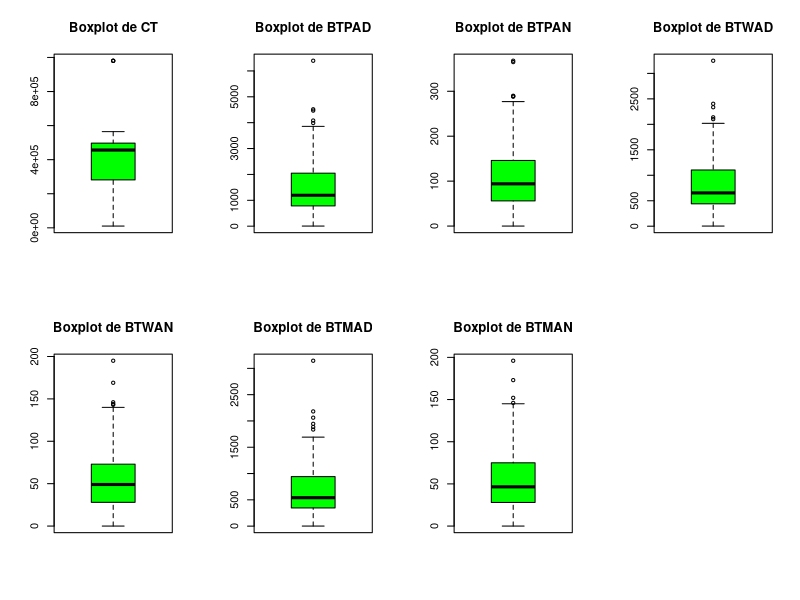
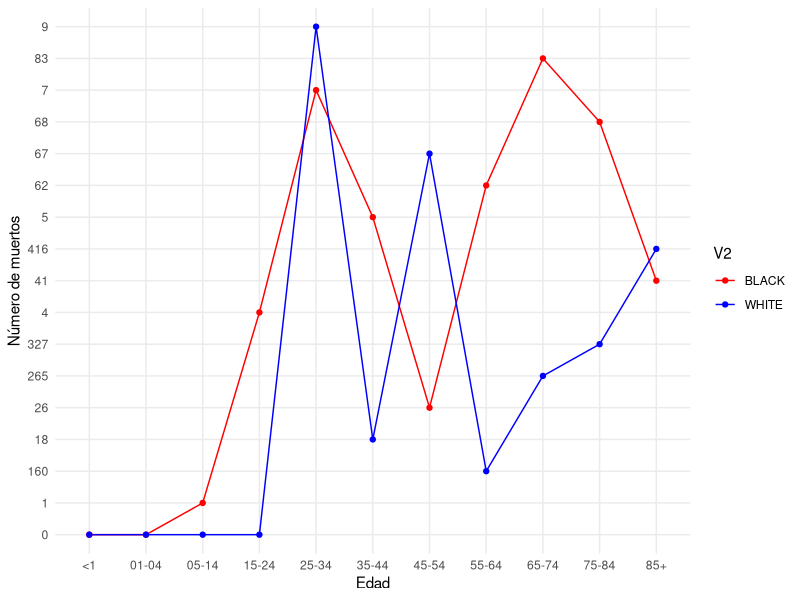
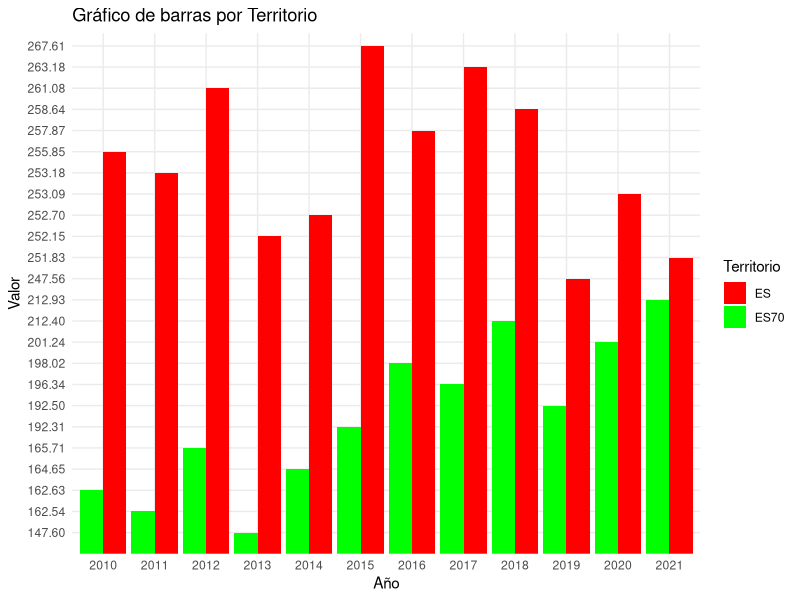
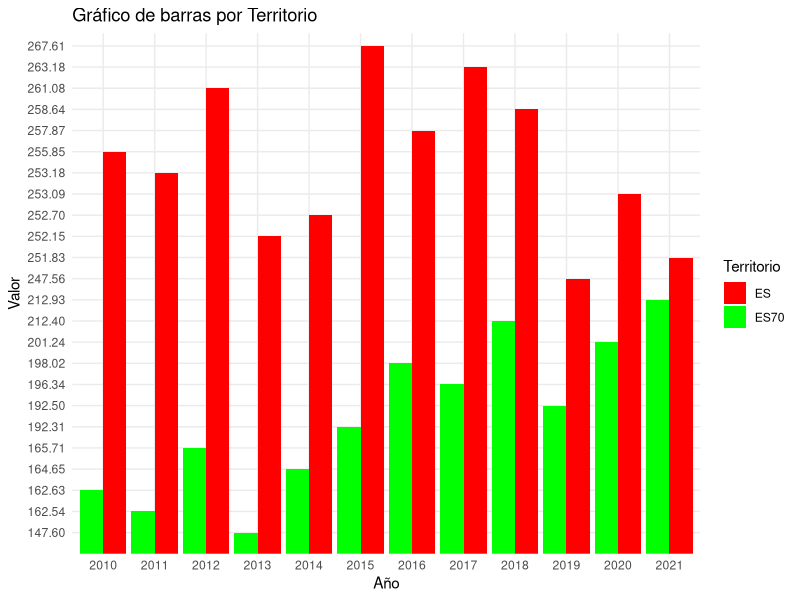

Generate these figures, in order, with R:
## ---- chunk 1
#Primero procedemos a leer el archivo CSV con la posición del archivo, además indicamos que no tienen título las columnas y su separador es ";".
datos <- read.csv("Excels/DiabetesHipertension.csv", header = FALSE, sep = ";")

# Posteriormente trasponemos los datos reorganizándolos en un formato diferente.
datos_transpuestos <- t(datos)

# Después contamos el número de filas y columnas que hay en ese formato.
num_filas <- nrow(datos)
num_columnas <- ncol(datos)

# Calculamos y creamos un vector con los datos deseados.
nuevo_vector <- unlist(datos_transpuestos)
orden_columnas <- rep(1:num_columnas, each = num_filas)
orden_filas <- rep(1:num_filas, times = num_columnas)
orden_final <- order(orden_columnas, orden_filas)

# Creamos una nueva gráfica con los vectores deseados siguiendo un diseño de matriz específico.
nueva_tabla <- data.frame(matrix(nuevo_vector[orden_final], ncol = num_columnas, byrow = TRUE))

# Asignamos los nombres de las columnas de la primera fila.
colnames(nueva_tabla) <- as.character(datos[1, ])

# Eliminamos la primera fila
nueva_tabla <- nueva_tabla[-1, ]

# Finalmente mostramos el resultado
head(nueva_tabla)
## ---- chunk 2
# La tabla anterior estaba con datos "character" por los que los pasamos a datos numéricos para poder trabajar con ellos"
copia_nueva_tabla <- as.data.frame(lapply(nueva_tabla, as.numeric))

head(copia_nueva_tabla)
## ---- chunk 3
# Ahora generaremos boxplots para cada columna
par(mfrow = c(2, 4))  # Configuramos el diseño de la gráfica.
for (col in names(copia_nueva_tabla)) { #Creamos un bucle en el que se van creando las boxplot de las columnas.
  boxplot(copia_nueva_tabla[[col]], col = "green", main = paste("Boxplot de", col))
}

## ---- chunk 4
# Leemos el archivo CSV indicandos su ruta en el código.
datos <- read.csv("Excels/mortality_county_all.csv", header = FALSE, sep = ",")

# Filtramos filas que comienzan por "Diabetes" y se encuentran en la columna "V1"
datos_filtrados <- datos[grep("Diabetes", datos$V1), ]

# Mostramos el resultado de la tabla con la información que nos interesa.
print(datos_filtrados)


## ---- chunk 5
library(ggplot2)
library(dplyr)
# Creamos un gráfico utilizando ggplot
ggplot(datos_filtrados, aes(x = V3, y = V4, color = V2, group = V2)) +
  geom_line() + #Añadimos las líneas
  geom_point() + #Añadimos los puntos
  labs(x = "Edad", y = "Número de muertos") +
  scale_color_manual(values = c("BLACK" = "red", "WHITE" = "blue")) + #Indicamos los valores y colores de cada línea/punto.
  theme_minimal() #ggplot2 nos ofrece distintas salidas visuales, elegimos esta por su simplicidad


## ---- chunk 6
library(ggplot2)
# Leemos el archivo CSV indicando la ruta en la que se encuentra
datos <- read.csv("Excels/Cardiovascular.csv", header = FALSE, sep = ",")

# Transponemos los datos para organizarlos en un formato diferente
datos_transpuestos <- t(datos)

# Calculamos el número de filas y columnas que hay realmente en el archivo comprimido.
num_filas <- nrow(datos)
num_columnas <- ncol(datos)

# Posteriormente calculamos el num total de elementos y creamos un vextor con los datos.
nuevo_vector <- unlist(datos_transpuestos)
orden_columnas <- rep(1:num_columnas, each = num_filas)
orden_filas <- rep(1:num_filas, times = num_columnas)
orden_final <- order(orden_columnas, orden_filas)

# Creamos un nuevo data frame llamado "nueva_tabla" organizando un vector en una matriz con el número de columnas indicadas.
nueva_tabla <- data.frame(matrix(nuevo_vector[orden_final], ncol = num_columnas, byrow = TRUE))

# Asignamos los nombres de las columnas con la primera fila
colnames(nueva_tabla) <- as.character(datos[1, ])

# Eliminamos la primera fila (que ahora es la cabecera de las columnas)
nueva_tabla <- nueva_tabla[-1, ]

# Filtramos las filas que tienen "Serie A" en la columna "Serie", es decir, todas las de "Enfermedades cardiovasculares".
nueva_tabla_filtrada <- subset(nueva_tabla, nueva_tabla$Serie == "Serie A")

# Finalmente mostramos el resultado.
head(nueva_tabla_filtrada)


## ---- chunk 7
# Cargar la biblioteca ggplot2

library(ggplot2)

# Resto de tu código
grafico <- ggplot(nueva_tabla_filtrada, aes(x = Year, y = Value, fill = Territorio)) +
  geom_bar(stat = "identity", position = "dodge") +
  labs(title = "Gráfico de barras por Territorio",
       x = "Año",
       y = "Valor") +
  scale_fill_manual(values = c("ES" = "red", "ES70" = "green")) +
  theme_minimal()

# Muestra el gráfico
print(grafico)

# Gráfica de barras
grafico <- ggplot(nueva_tabla_filtrada, aes(x = Year, y = Value, fill = Territorio)) +
  geom_bar(stat = "identity", position = "dodge") +
  labs(title = "Gráfico de barras por Territorio",
       x = "Año",
       y = "Valor") +
  scale_fill_manual(values = c("ES" = "red", "ES70" = "green")) +
  theme_minimal()

# Muestra el gráfico
print(grafico)

